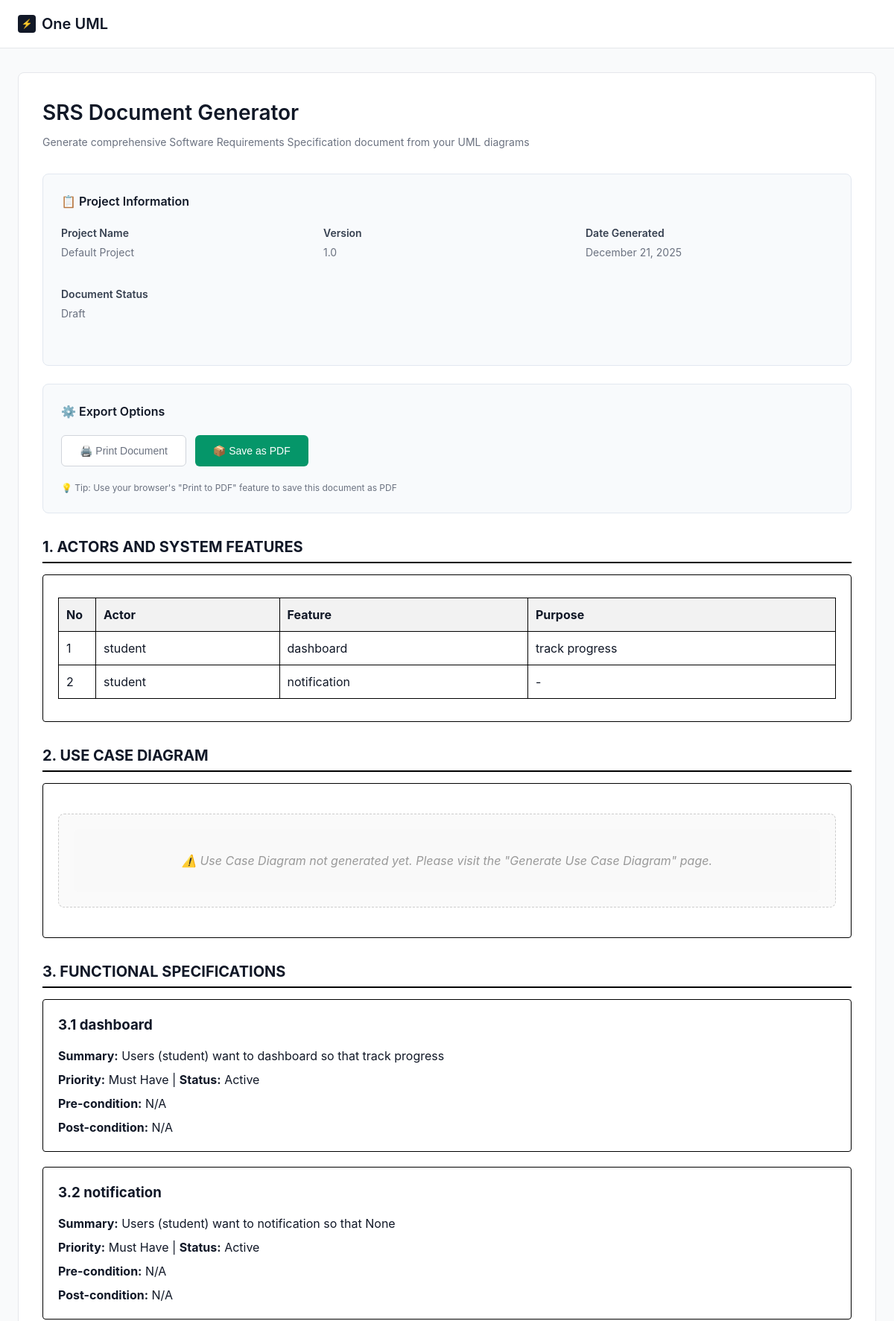
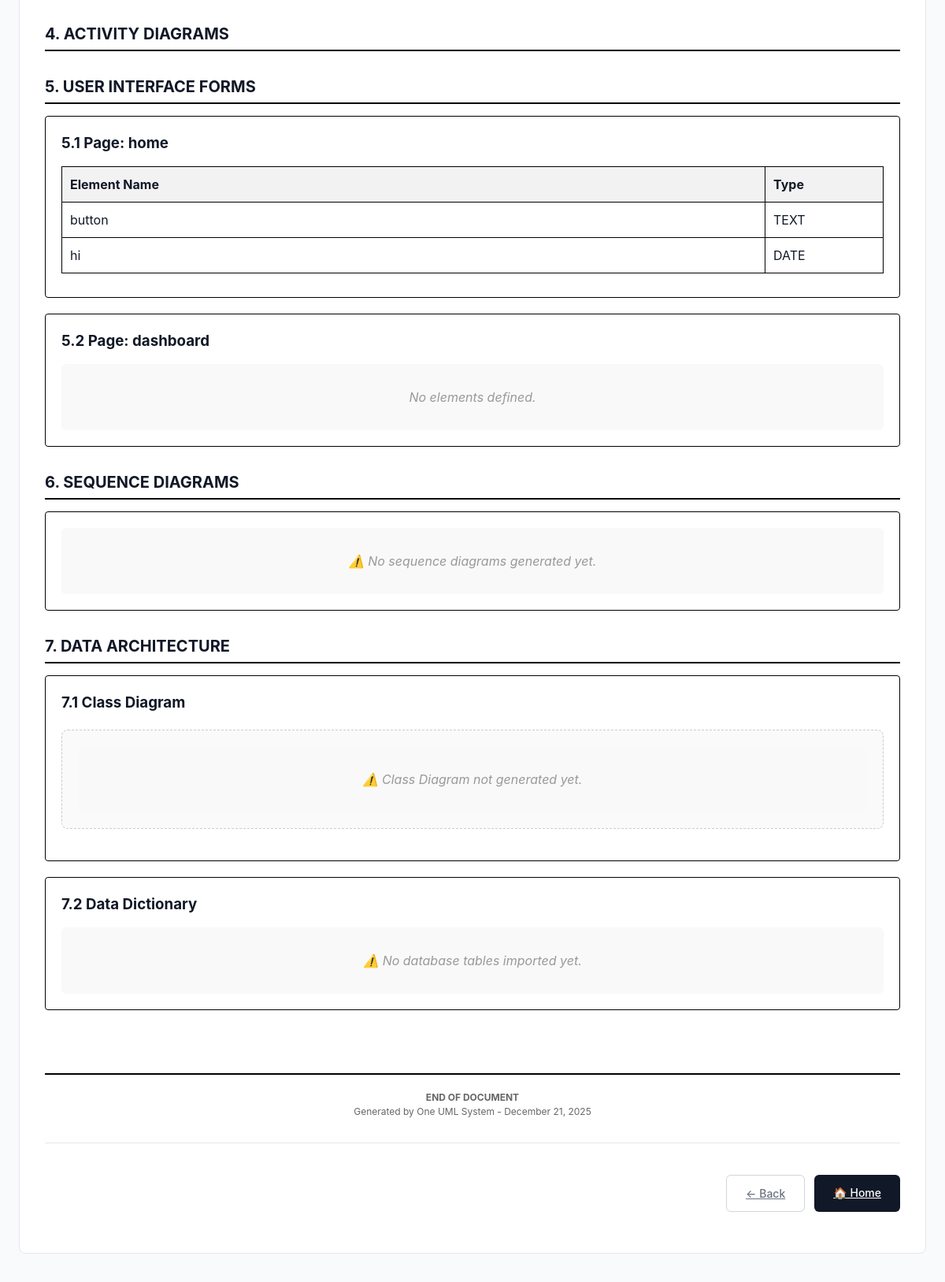
Page /generate-srs/ (upper part) on the committed database (2 pictures, top to bottom).
### main/models.py (models this page shows, shortened)
class Project(models.Model):
    id_project = models.AutoField(primary_key=True)
    nama_project = models.CharField(max_length=100)
    deskripsi = models.CharField(max_length=100, blank=True)
    tanggal_project_dibuat = models.DateTimeField(default=timezone.now)
    tanggal_akses_terakhir = models.DateTimeField(default=timezone.now)
    pengguna = models.ForeignKey(Pengguna, on_delete=models.CASCADE, related_name='projects')

class UserStory(models.Model):
    id_userstory = models.AutoField(primary_key=True)
    gui = models.ForeignKey(GUI, on_delete=models.CASCADE, null=True, blank=True)
    input_sebagai = models.CharField(max_length=100)
    input_fitur = models.CharField(max_length=100)
    input_tujuan = models.CharField(max_length=255, null=True, blank=True)

class UseCaseSpecification(models.Model):
    id = models.AutoField(primary_key=True)
    gui = models.ForeignKey(GUI, on_delete=models.CASCADE, null=True, blank=True)
    feature_name = models.CharField(max_length=255, default="Feature")
    summary_description = models.TextField(null=True, blank=True)
    PRIORITY_CHOICES = [
        ('Must Have', 'Must Have'),
        ('Should Have', 'Should Have'),
        ('Could Have', 'Could Have'),
        ("Won't Have", "Won't Have"),
    ]
    priority = models.CharField(max_length=50, choices=PRIORITY_CHOICES, default='Must Have')
    STATUS_CHOICES = [
        ('Active', 'Active'),
        ('Inactive', 'Inactive')
    ]
    status = models.CharField(max_length=50, choices=STATUS_CHOICES, default='Active')
    input_precondition = models.TextField(null=True, blank=True)
    input_postcondition = models.TextField(null=True, blank=True)

class Page(models.Model):
    gui = models.ForeignKey(GUI, on_delete=models.CASCADE, related_name='pages')
    name = models.CharField(max_length=255)
    order = models.PositiveIntegerField()
    class Meta:
        unique_together = ('gui', 'order')
        ordering = ['order']

class Element(models.Model):
    INPUT_TYPES = [
        ("button", "Button"),
        ("text", "Text"),
        ("number", "Number"),
        ("date", "Date"),
        ("checkbox", "Checkbox"),
        ("radio", "Radio"),
        ("textarea", "Textarea"),
    ]
    page = models.ForeignKey(Page, on_delete=models.CASCADE, related_name='elements')
    name = models.CharField(max_length=255)
    input_type = models.CharField(max_length=20, choices=INPUT_TYPES)
    order = models.PositiveIntegerField()
    element_type = models.CharField(max_length=50, default="text")  # baru, bisa diisi default
    class Meta:
        db_table = 'main_inputelement'  # pastiin nyambung sama tabel SQLite lama
        unique_together = ('page', 'order')

### main/views.py (the view)
# urls.py: path('generate-srs/', views.generate_srs, name='generate_srs'),
def generate_srs(request):
    project = Project.objects.last()
    if not project:
        return HttpResponse("Data Project belum ada di database.")
    stories_qs = UserStory.objects.all().prefetch_related('scenarios')
    actors_unique = stories_qs.values_list('input_sebagai', flat=True).distinct()
    uc_obj = Usecase.objects.all().last()
    uc_url = uc_obj.hasil_usecase.url if uc_obj and uc_obj.hasil_usecase else None
    specs_qs = UseCaseSpecification.objects.all().prefetch_related('basic_paths', 'activity_diagram')
    gui_pages = Page.objects.all().prefetch_related('elements')
    sequences_qs = Sequence.objects.all()
    cd_obj = ClassDiagram.objects.all().last()
    tables_qs = ImportedTable.objects.all().prefetch_related('columns')
    context = {
        'project': project,
        'actors': actors_unique,
        'stories': stories_qs,
        'uc_url': uc_url,
        'specs': specs_qs,
        'gui_pages': gui_pages,
        'sequences': sequences_qs,
        'class_url': cd_obj.hasil_classdiagram.url if cd_obj else "",
        'tables': tables_qs,
        'today': timezone.now(),
    }
    return render(request, 'main/generate_srs.html', context)

### main/templates/main/generate_srs.html (shortened to what this page needs)
<!DOCTYPE html>
<html lang="en">
<head>
</head>
<body>
    <header>
        <div class="header-content">
            <div class="logo">
                <div class="logo-icon">
                    <span style="color: white; font-size: 12px; font-weight: bold;">⚡</span>
                </div>
                <span class="logo-text">One UML</span>
            </div>
        </div>
    </header>
    <main>
        <div class="card">
            <div style="margin-bottom: 32px;">
                <h1 style="font-size: 28px; font-weight: 600; color: #111827; margin-bottom: 8px;">SRS Document Generator</h1>
                <p style="color: #6b7280; font-size: 14px;">Generate comprehensive Software Requirements Specification document from your UML diagrams</p>
            </div>
            <div class="controls-section no-print">
                <div class="controls-title">📋 Project Information</div>
                <div class="project-info">
                    <div class="info-group">
                        <div class="info-label">Project Name</div>
                        <div class="info-value">{{ project.nama_project|default:"[Not Set]" }}</div>
                    </div>
                    <div class="info-group">
                        <div class="info-label">Version</div>
                        <div class="info-value">1.0</div>
                    </div>
                    <div class="info-group">
                        <div class="info-label">Date Generated</div>
                        <div class="info-value">{{ today|date:"F d, Y" }}</div>
                    </div>
                    <div class="info-group">
                        <div class="info-label">Document Status</div>
                        <div class="info-value">Draft</div>
                    </div>
                </div>
            </div>
            <div class="controls-section no-print">
                <div class="controls-title">⚙️ Export Options</div>
                <div class="button-group">
                    <button class="btn btn-outline" onclick="window.print()">🖨️ Print Document</button>
                    <button class="btn btn-success" onclick="window.print()">📦 Save as PDF</button>
                </div>
                <p style="color: #6b7280; font-size: 12px; margin-top: 10px;">
                    💡 Tip: Use your browser's "Print to PDF" feature to save this document as PDF
                </p>
            </div>
            <div class="section-title">1. Actors and System Features</div>
            <div class="artifact-box">
                {% if stories %}
                <table class="table">
                    <thead>
                        <tr>
                            <th style="width: 50px;">No</th>
                            <th>Actor</th>
                            <th>Feature</th>
                            <th>Purpose</th>
                        </tr>
                    </thead>
                    <tbody>
                        {% for s in stories %}
                        <tr>
                            <td>{{ forloop.counter }}</td>
                            <td>{{ s.input_sebagai }}</td>
                            <td>{{ s.input_fitur }}</td>
                            <td>{{ s.input_tujuan|default:"-" }}</td>
                        </tr>
                        {% endfor %}
                    </tbody>
                </table>
                {% else %}
                <div class="empty">⚠️ No user stories found. Please complete the "Define Actors & Features" step.</div>
                {% endif %}
            </div>
            <div class="section-title">2. Use Case Diagram</div>
            <div class="artifact-box">
                <div class="diagram">
                    {% if uc_url %}
                    <img src="{{ uc_url }}" alt="Use Case Diagram" onerror="this.style.display='none'; this.nextElementSibling.style.display='block';">
                    <div class="empty" style="display:none;">❌ Failed to load diagram</div>
                    {% else %}
                    <div class="empty">⚠️ Use Case Diagram not generated yet. Please visit the "Generate Use Case Diagram" page.</div>
                    {% endif %}
                </div>
            </div>
            <div class="section-title">3. Functional Specifications</div>
            {% if specs %}
                {% for spec in specs %}
                <div class="artifact-box">
                    <h3 style="margin-bottom: 15px;">3.{{ forloop.counter }} {{ spec.feature_name }}</h3>
                    <p style="margin-bottom: 8px;"><strong>Summary:</strong> {{ spec.summary_description|default:"N/A" }}</p>
                    <p style="margin-bottom: 8px;"><strong>Priority:</strong> {{ spec.priority }} | <strong>Status:</strong> {{ spec.status }}</p>
                    <p style="margin-bottom: 8px;"><strong>Pre-condition:</strong> {{ spec.input_precondition|default:"N/A" }}</p>
                    <p style="margin-top: 8px;"><strong>Post-condition:</strong> {{ spec.input_postcondition|default:"N/A" }}</p>
                </div>
                {% endfor %}
            {% else %}
            <div class="artifact-box">
                <div class="empty">⚠️ No specifications defined yet.</div>
            </div>
            {% endif %}
            <div class="section-title">4. Activity Diagrams</div>
            <div class="section-title">5. User Interface Forms</div>
            {% if gui_pages %}
                {% for page in gui_pages %}
                <div class="artifact-box">
                    <h3 style="margin-bottom: 15px;">5.{{ forloop.counter }} Page: {{ page.name }}</h3>
                    {% if page.elements.all %}
                    <table class="table">
                        <thead>
                            <tr>
                                <th>Element Name</th>
                                <th style="width: 150px;">Type</th>
                            </tr>
                        </thead>
                        <tbody>
                            {% for el in page.elements.all %}
                            <tr>
                                <td>{{ el.name }}</td>
                                <td>{{ el.input_type|upper }}</td>
                            </tr>
                            {% endfor %}
                        </tbody>
                    </table>
                    {% else %}
                    <div class="empty">No elements defined.</div>
                    {% endif %}
                </div>
                {% endfor %}
            {% else %}
            <div class="artifact-box">
                <div class="empty">⚠️ No GUI pages defined yet.</div>
            </div>
            {% endif %}
            <div class="section-title">6. Sequence Diagrams</div>
            {% if sequences %}
                {% for seq in sequences %}
                <div class="artifact-box">
                    <h3 style="margin-bottom: 15px;">6.{{ forloop.counter }} {{ seq.userstory.input_fitur }}</h3>
                    <div class="diagram">
                        {% if seq.hasil_sequence %}
                        <img src="{{ seq.hasil_sequence.url }}" alt="Sequence Diagram" onerror="this.style.display='none'; this.nextElementSibling.style.display='block';">
                        <div class="empty" style="display:none;">❌ Failed to load diagram</div>
                        {% else %}
                        <div class="empty">Image not generated.</div>
                        {% endif %}
                    </div>
                </div>
                {% endfor %}
            {% else %}
            <div class="artifact-box">
                <div class="empty">⚠️ No sequence diagrams generated yet.</div>
            </div>
            {% endif %}
            <div class="section-title">7. Data Architecture</div>
            <div class="artifact-box">
                <h3 style="margin-bottom: 15px;">7.1 Class Diagram</h3>
                <div class="diagram">
                    {% if class_url %}
                    <img src="{{ class_url }}" alt="Class Diagram" onerror="this.style.display='none'; this.nextElementSibling.style.display='block';">
                    <div class="empty" style="display:none;">❌ Failed to load diagram</div>
                    {% else %}
                    <div class="empty">⚠️ Class Diagram not generated yet.</div>
                    {% endif %}
                </div>
            </div>
            <div class="artifact-box">
                <h3 style="margin-bottom: 15px;">7.2 Data Dictionary</h3>
                {% if tables %}
                    {% for table in tables %}
                    <h4 style="margin: 15px 0 10px; color: #374151;">Table: {{ table.name }}</h4>
                    {% if table.columns.all %}
                    <table class="table">
                        <thead>
                            <tr>
                                <th>Column Name</th>
                                <th style="width: 150px;">Data Type</th>
                            </tr>
                        </thead>
                        <tbody>
                            {% for col in table.columns.all %}
                            <tr>
                                <td>{{ col.name }}</td>
                                <td>{{ col.data_type }}</td>
                            </tr>
                            {% endfor %}
                        </tbody>
                    </table>
                    {% else %}
                    <div class="empty">No columns defined.</div>
                    {% endif %}
                    {% endfor %}
                {% else %}
                <div class="empty">⚠️ No database tables imported yet.</div>
                {% endif %}
            </div>
            <div style="text-align: center; margin-top: 80px; padding-top: 20px; border-top: 2px solid #000; color: #666; font-size: 12px;">
                <strong>END OF DOCUMENT</strong><br>
                Generated by One UML System - {{ today|date:"F d, Y" }}
            </div>
            <div class="footer-actions no-print">
                <div class="button-group">
                    <a href="{% url 'main:class_diagram' %}" class="btn btn-outline">← Back</a>
                    <a href="{% url 'main:home' %}" class="btn btn-primary">🏠 Home</a>
                </div>
            </div>
        </div>
    </main>
</body>
</html>

### rows in the picture
Project: nama_project "Default Project"
UserStory: input_sebagai "student", input_fitur "dashboard", input_tujuan "track progress"
UserStory: input_sebagai "student", input_fitur "notification", input_tujuan "-"
UseCaseSpecification: feature_name "dashboard", summary_description "Users (student) want to dashboard so that track progress", priority "Must Have", status "Active", input_precondition "N/A", input_postcondition "N/A"
UseCaseSpecification: feature_name "notification", summary_description "Users (student) want to notification so that None", priority "Must Have", status "Active", input_precondition "N/A", input_postcondition "N/A"
Page: name "home"
Element: name "button", input_type "TEXT"
Element: name "hi", input_type "DATE"
Page: name "dashboard", shows "No elements defined."
